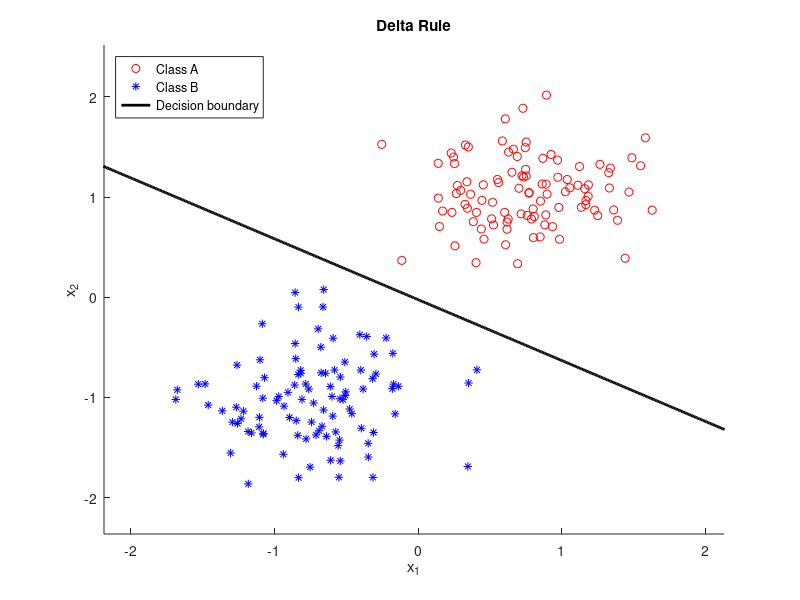
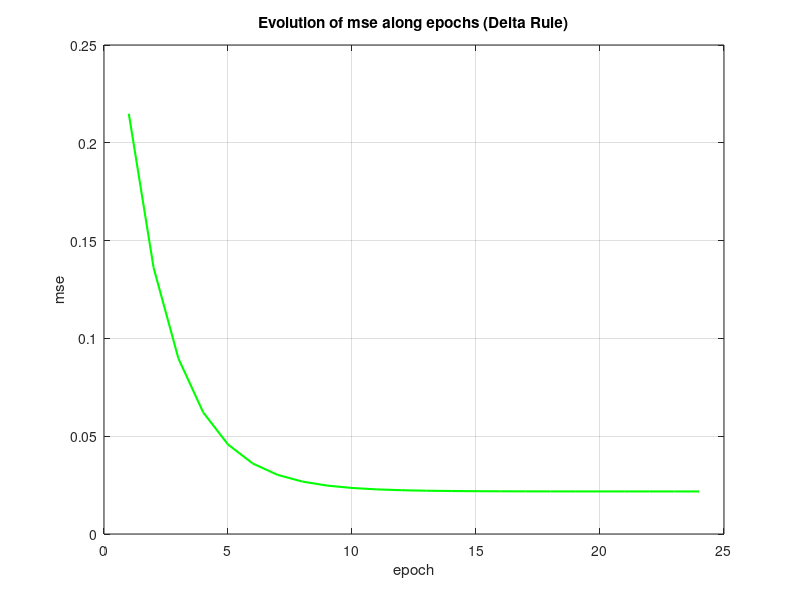

Recreate these plots in MATLAB, in order.
%% Delta rule batch

clear
close all

% Data generation

n = 100; % Number of data
nInputs = 2;
nOutputs = 1;
mA = [ 0.75, 1]; sigmaA = 0.4; % Mean and std. dev of A
mB = [-0.75, -1]; sigmaB = 0.4; % Mean and std. dev of B

classA(1,:) = randn(1,n) .* sigmaA + mA(1);
classA(2,:) = randn(1,n) .* sigmaA + mA(2);
classB(1,:) = randn(1,n) .* sigmaB + mB(1);
classB(2,:) = randn(1,n) .* sigmaB + mB(2);

p = randperm(n);

% Input data

X = [classA classB];
index = randperm(2*n);

X(1,:) = X(1,index); % X => input matrix
X(2,:) = X(2,index);
X(3,:) = ones(1,2*n);

T = sign(n-index); % T => target matrix
T(T==0) = 1;

rate = 0.01; % learning rate or step size
W = 0.2*randn(nOutputs,nInputs+1); % Random initialization of W = [w1 w2 theta]

% Neccesary variables for plotting the decision boundary
x1 = -4:0.01:4;
x2 = W(3)/W(2)-W(1)*x1/W(2);

Y1 = W*X; % output before thresholding
Y = sign(Y1); % output after thresholding
e = 0.5*(T-Y1); %error

deltaW = [1000 1000 1000]; % initial deltaW
mse = [];
deltaErr = 1000;

while deltaErr>=1e-6
    clf('reset')
    Y1 = W*X; % output before thresholding
    e = -0.5*(T-Y1); % error calculation
    mse(end+1) = sum(e.^2)/length(e);
    deltaW = -rate*e*transpose(X); % change of deltaW
    W = W + deltaW; % update W
    x2 = W(3)/W(2)-W(1)*x1/W(2); % update x2 for plotting
    hold on
    plot(classA(1,:),classA(2,:),'or')
    plot(classB(1,:),classB(2,:),'*b')
    plot(x1,x2,'k','LineWidth',2)
    xlabel('x_{1}')
    ylabel('x_{2}')
    title('Delta Rule')
    legend('Class A','Class B','Decision boundary','Location','NorthWest')
    axis ([min(X(1,:))-0.5 max(X(1,:))+0.5 min(X(2,:))-0.5 max(X(2,:))+0.5])
    hold off
    drawnow
    if (length(mse)>1)
        deltaErr = abs(mse(end-1) - mse(end));
    end
end

%plot evolution of MSE (Mean Square Error)
figure
plot(mse,'g','LineWidth',1.5)
xlabel('epoch')
ylabel('mse')
title('Evolution of mse along epochs (Delta Rule)')
grid on
